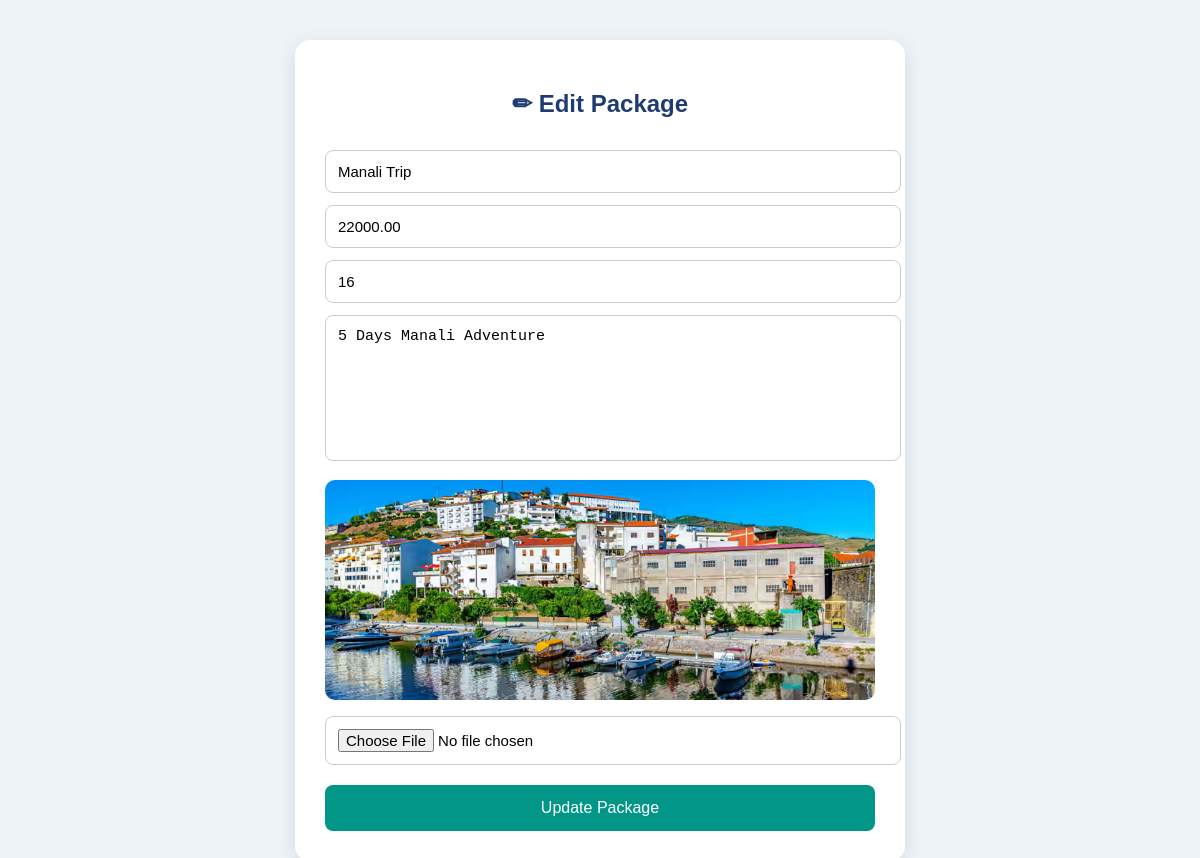
The page /edit-package.php?id=2 (signed in) on the database its author committed.
### tables this page shows
CREATE TABLE `packages` (
  `id` int(11) NOT NULL,
  `title` varchar(100) DEFAULT NULL,
  `description` text DEFAULT NULL,
  `price` decimal(10,2) DEFAULT NULL,
  `image` varchar(255) DEFAULT NULL,
  `total_seats` int(11) NOT NULL DEFAULT 16
);

### edit-package.php (the view, shortened to what this page needs)
<?php
include 'db.php';
$id = intval($_GET['id']);
$result = mysqli_query(
$conn,
"SELECT * FROM packages WHERE id='$id'"
);
$package = mysqli_fetch_assoc($result);
?>
<!DOCTYPE html>
<html>
<head>
</head>
<body>
<div class="container">
<h2>
✏ Edit Package
</h2>
<form method="POST"
enctype="multipart/form-data">
<input
type="text"
name="title"
value="<?php
echo htmlspecialchars(
$package['title']
);
?>"
required>
<input
type="number"
name="price"
value="<?php
echo htmlspecialchars(
$package['price']
);
?>"
required>
<input
type="number"
name="total_seats"
value="<?php
echo htmlspecialchars(
$package['total_seats']
?? 40
);
?>"
required>
<textarea
name="description"
required><?php
echo htmlspecialchars(
$package['description']
);
?></textarea>
<img
class="preview"
src="uploads/<?php
echo htmlspecialchars(
$package['image']
);
?>"
alt="Package Image">
<input
type="file"
name="image">
<button
type="submit"
name="update_package">
Update Package
</button>
</form>
</div>
</body>
</html>

### edit-package.php (style rules this page uses)
body { margin:0; font-family:Arial; background:#eef3f8; }
.container { max-width:550px; margin:40px auto; background:white; padding:30px; border-radius:15px; box-shadow:0 5px 20px rgba(0,0,0,0.1); }
h2 { text-align:center; color:#1e3c72; margin-bottom:20px; }
input, textarea { width:100%; padding:12px; margin-top:12px; border:1px solid #ccc; border-radius:8px; font-size:15px; }
textarea { resize:none; height:120px; }
.preview { width:100%; height:220px; object-fit:cover; border-radius:10px; margin-top:15px; }
button { width:100%; padding:14px; margin-top:20px; background:#009688; color:white; border:none; border-radius:8px; font-size:16px; cursor:pointer; }

### rows shown on the page
packages: title "Manali Trip", price "22000.00", total_seats "16", description "5 Days Manali Adventure", image (picture)
